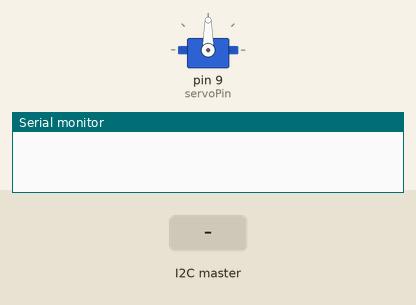
Recording of a sketch running on a simulated Arduino Uno, built with avr-gcc and run on an emulated ATmega328P. Shown: servo, the last lines printed to the serial monitor. Inputs (shaded band) come from the test bench.

Above: at 1.2 s.
1.3 s: the I2C master sends the byte 1
At 1.8 s:
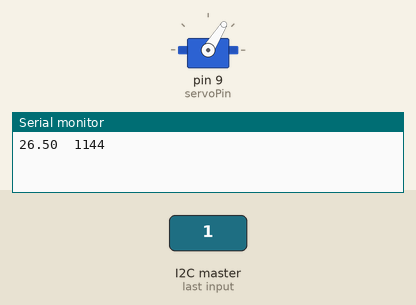
2.8 s: the I2C master sends the byte 90
At 4.0 s:
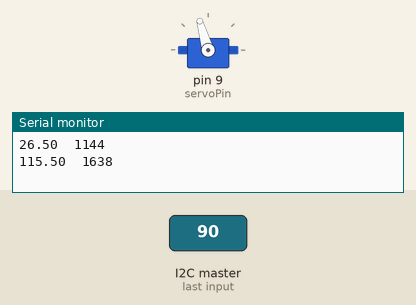
4.3 s: the I2C master sends the byte 200
At 5.3 s:
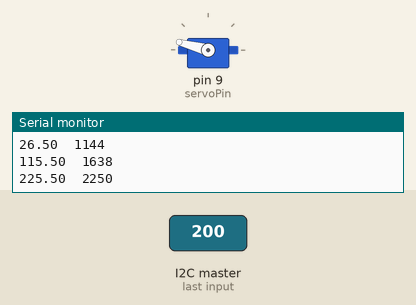
5.8 s: the I2C master sends the byte 0
At 6.4 s:
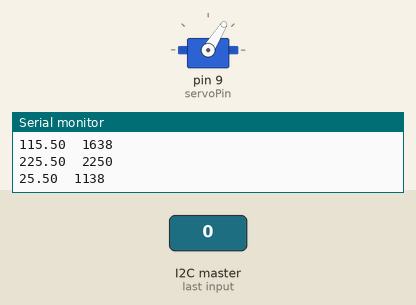
Timing chart, 0 to 8.3 s (numbered marks = the images above; inputs shaded):
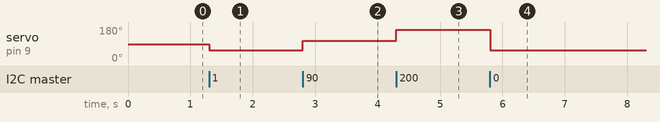

Measured:
- after the input at 1.3 s, servo on pin 9 (servoPin): 90° → 58° at once
- after the input at 2.8 s, servo on pin 9 (servoPin): 58° → 106° at once
- after the input at 4.3 s, servo on pin 9 (servoPin): 106° → 165° at once
- after the input at 5.8 s, servo on pin 9 (servoPin): 165° → 58° at once

The sketch:

serial_port-i2c_test_slave.ino
```cpp
// Test sketch for slave device for I2C communication
// Examples by Nicholas Zambetti used as reference
// <https://www.arduino.cc/en/Tutorial/MasterWriter>
// <https://www.arduino.cc/en/Tutorial/MasterReader>

#include <Wire.h>
#include <Servo.h>

// Adjust the I2C ID as needed
const byte moduleID = 8;

// Servo object and values
const byte servoPin = 9;
Servo servo;
byte rxInt;
byte rxDec;
float angle = 90.0;
int mappedAngle = 1500;

void setup() {
  Serial.begin(9600);

  Wire.begin(moduleID);
  Wire.onReceive(receiveData);

  servo.attach(servoPin);
}

void loop()
{
  //delay(100);
}

// Function executed upon receiving angle from master device
void receiveData()
{
  rxInt = Wire.read();
  rxDec = Wire.read();
  angle = rxInt + (rxDec / 10.0);
  mappedAngle = map(angle, 0, 180, 1000, 2000);

  Serial.print(angle);
  Serial.print('\t');
  Serial.println(mappedAngle);

  servo.writeMicroseconds(mappedAngle);

  //delay(15);
}
```
